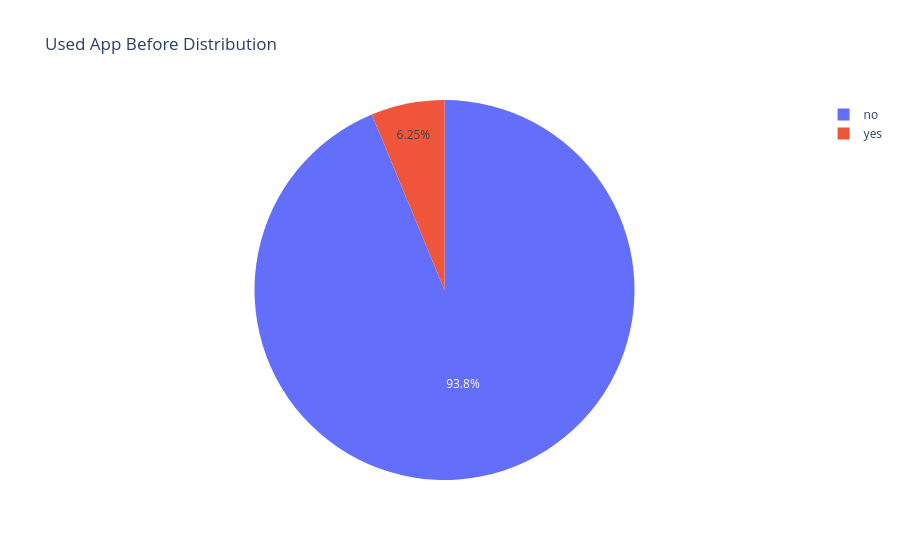

Notebook code for this chart:
### Markdown cell above
Insight : The majority of participants report no family history of autism, suggesting this is a less common trait in the dataset

### Code cell
# Used app before
fig = px.pie(data, names="used_app_before", title="Used App Before Distribution")
fig.show()

### Figure 1 — Plotly figure (JSON) as saved in the notebook; plotly's stock layout.template omitted (floating-point values rounded to 4 significant figures; data arrays with more than 128 entries replaced by an {"elided": "..."} marker saying what was removed)
{"data": [{"domain": {"x": [0, 1], "y": [0, 1]}, "hovertemplate": "used_app_before=%{label}<extra></extra>", "labels": {"elided": "800 str values"}, "legendgroup": "", "name": "", "showlegend": true, "type": "pie"}], "layout": {"legend": {"tracegroupgap": 0}, "title": {"text": "Used App Before Distribution"}}}
